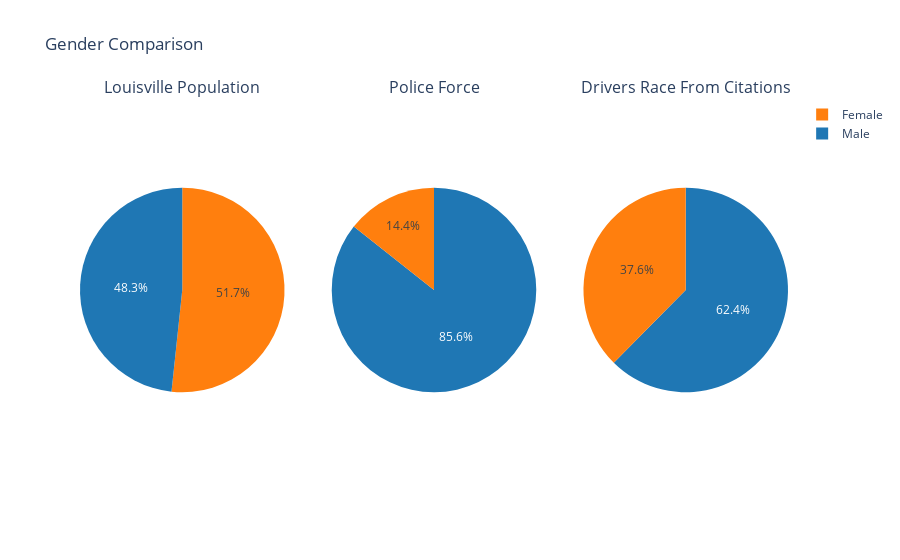

Notebook code cell kept with this figure:
### Code cell
# Sample DataFrames (replace these with your actual DataFrames)
male_percentage = louisville_census['Total_male_population (%)'][0]
female_percentage = louisville_census['Total_female_population (%)'][0]

# For employee_df
employee_gender_counts = employee_df['OFFICER_SEX'].value_counts()
employee_male = employee_gender_counts.get('M', 0)
employee_female = employee_gender_counts.get('F', 0)

# For citation_df
citation_gender_counts = citation_df['DRIVER_GENDER'].value_counts()
citation_male = citation_gender_counts.get('M', 0)
citation_female = citation_gender_counts.get('F', 0)

# Prepare the subplot
fig = make_subplots(rows=1, cols=3, 
                    subplot_titles=('Louisville Population', 'Police Force', 'Drivers Race From Citations'),
                    specs=[[{'type':'pie'}, {'type':'pie'}, {'type':'pie'}]])

# Data preparation
datasets = ['Louisville Population', 'Police Force', 'Drivers Race From Citations']
data_values = [
    [male_percentage, female_percentage],
    [employee_male, employee_female],
    [citation_male, citation_female]
]

# Custom colors for male and female
colors = ['#1f77b4', '#ff7f0e']  # Blue for Male, Orange for Female

# Add each pie chart to a subplot using a loop
for i, values in enumerate(data_values):
    fig.add_trace(go.Pie(labels=['Male', 'Female'], values=values, 
                         marker=dict(colors=colors)),  # Set custom colors here
                  row=1, col=i + 1)  # `i + 1` since rows and columns are 1-indexed


# Update layout
fig.update_layout(title_text='Gender Comparison', template='plotly_white')

# Show the figure
fig.show()

### Figure 1 — Plotly figure (JSON) as saved in the notebook; plotly's stock layout.template omitted (floating-point values rounded to 4 significant figures)
{"data": [{"domain": {"x": [0, 0.2889], "y": [0, 1]}, "labels": ["Male", "Female"], "marker": {"colors": ["#1f77b4", "#ff7f0e"]}, "type": "pie", "values": [48.32, 51.68]}, {"domain": {"x": [0.3556, 0.6444], "y": [0, 1]}, "labels": ["Male", "Female"], "marker": {"colors": ["#1f77b4", "#ff7f0e"]}, "type": "pie", "values": [1450, 243]}, {"domain": {"x": [0.7111, 1], "y": [0, 1]}, "labels": ["Male", "Female"], "marker": {"colors": ["#1f77b4", "#ff7f0e"]}, "type": "pie", "values": [22395, 13486]}], "layout": {"annotations": [{"font": {"size": 16}, "showarrow": false, "text": "Louisville Population", "x": 0.1444, "xanchor": "center", "xref": "paper", "y": 1, "yanchor": "bottom", "yref": "paper"}, {"font": {"size": 16}, "showarrow": false, "text": "Police Force", "x": 0.5, "xanchor": "center", "xref": "paper", "y": 1, "yanchor": "bottom", "yref": "paper"}, {"font": {"size": 16}, "showarrow": false, "text": "Drivers Race From Citations", "x": 0.8556, "xanchor": "center", "xref": "paper", "y": 1, "yanchor": "bottom", "yref": "paper"}], "title": {"text": "Gender Comparison"}}}
